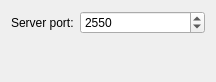
<?xml version="1.0" encoding="UTF-8"?>
<ui version="4.0">
 <class>NewGameWidgetUi_server</class>
 <widget class="QWidget" name="NewGameWidgetUi_server">
  <property name="geometry">
   <rect>
    <x>0</x>
    <y>0</y>
    <width>216</width>
    <height>82</height>
   </rect>
  </property>
  <layout class="QFormLayout" name="formLayout">
   <item row="0" column="0">
    <widget class="QLabel" name="server_portLabel">
     <property name="text">
      <string>Server port:</string>
     </property>
    </widget>
   </item>
   <item row="0" column="1">
    <widget class="QSpinBox" name="server_portSpinBox">
     <property name="minimum">
      <number>1024</number>
     </property>
     <property name="maximum">
      <number>65535</number>
     </property>
     <property name="value">
      <number>2550</number>
     </property>
    </widget>
   </item>
  </layout>
 </widget>
 <resources/>
 <connections/>
</ui>
